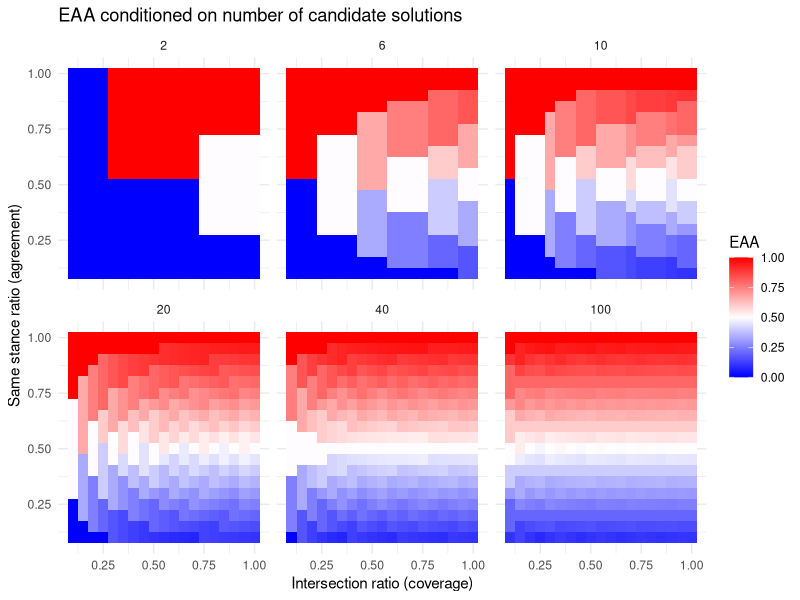

Here is the R script that generated this plot:
library(dplyr)
library(ggplot2)

rcand_vals <- c(2, 6, 10, 20, 40, 100)

grid <- expand.grid(
  rcand = rcand_vals,
  intersection_ratio = seq(0.1, 1, 0.05),
  same_stance_ratio = seq(0.1, 1, 0.05)
)

grid <- grid %>%
  rowwise() %>%
  mutate(
    K = round(rcand * intersection_ratio),
    M = round(K * same_stance_ratio),
    EAA = ifelse(K > 0, M / K, 0)
  ) %>%
  ungroup()

ggplot(grid, aes(
  x = intersection_ratio,
  y = same_stance_ratio,
  fill = EAA
)) +
  geom_tile() +
  facet_wrap(~ rcand, ncol = 3) +
  scale_fill_gradientn(
    colors = colorRampPalette(c("blue", "white", "red"))(100),
    limits = c(0, 1)
  ) +
  labs(
    title = "EAA conditioned on number of candidate solutions",
    x = "Intersection ratio (coverage)",
    y = "Same stance ratio (agreement)",
    fill = "EAA"
  ) +
  theme_minimal()
